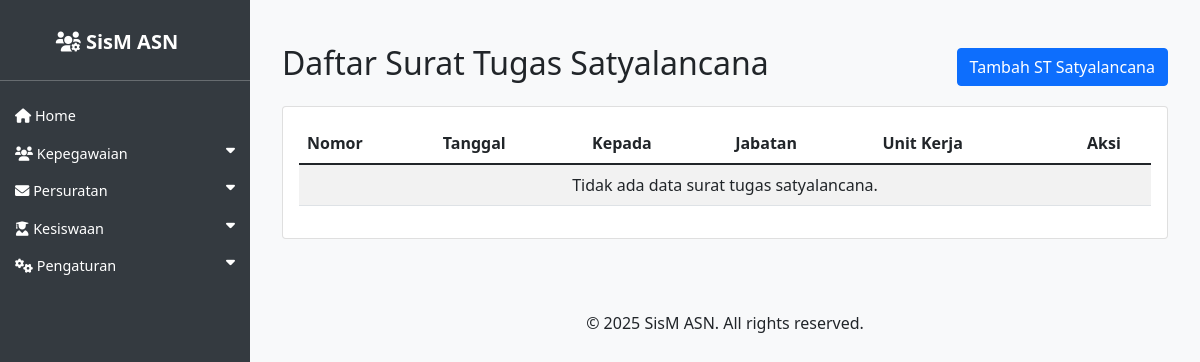
Before: /asn/st_satyalancana/ with the older database file.
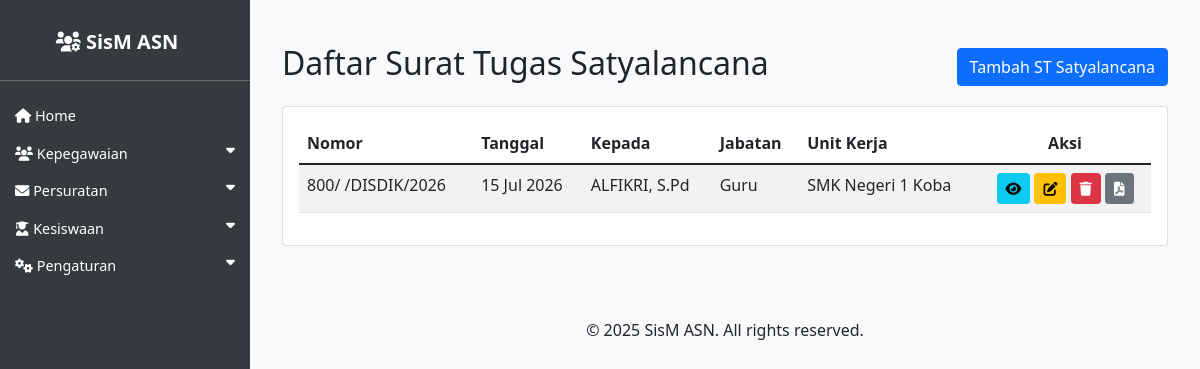
After: the same page with the newer database file.
### asn_app/models.py (models this page shows, shortened)
class StSatyalancana(models.Model):
    dasar_surat = models.TextField(verbose_name='Dasar Surat')
    kepada_pegawai = models.ForeignKey(ASN, on_delete=models.SET_NULL, null=True, blank=True, verbose_name='Kepada Pegawai')
    kepada_nama = models.CharField(max_length=255, blank=True, verbose_name='Nama')
    kepada_nip = models.CharField(max_length=255, blank=True, verbose_name='NIP')
    kepada_pangkat_gol = models.CharField(max_length=255, blank=True, verbose_name='Pangkat / Golongan')
    kepada_jabatan = models.CharField(max_length=255, blank=True, verbose_name='Jabatan')
    kepada_unit_kerja = models.CharField(max_length=255, blank=True, verbose_name='Unit Kerja')
    untuk_tugas = models.TextField(verbose_name='Untuk Ditujukan')
    nomor = models.CharField(max_length=255)
    tanggal = models.DateField()
    penanda_tangan = models.ForeignKey(ASN, on_delete=models.CASCADE, related_name='penanda_tangan_st_satyalancana')
    kop_surat = models.ForeignKey(KopSurat, on_delete=models.CASCADE, null=True, blank=True)
    created_at = models.DateTimeField(auto_now_add=True)
    updated_at = models.DateTimeField(auto_now=True)

### asn_app/views.py (the view)
# urls.py: path('st_satyalancana/', views.st_satyalancana_list, name='st_satyalancana_list'),
def st_satyalancana_list(request):
    st_list = StSatyalancana.objects.all().order_by('-tanggal')
    return render(request, 'asn_app/st_satyalancana_list.html', {'st_list': st_list})

### asn_app/templates/asn_app/st_satyalancana_list.html (shortened to what this page needs)
{% extends 'asn_app/base.html' %}
{% load indonesian_date_tags %}
{% block content %}
<div class="container mt-4">
    <div class="d-flex justify-content-between align-items-center mb-3">
        <h2>Daftar Surat Tugas Satyalancana</h2>
        <a href="{% url 'st_satyalancana_create' %}" class="btn btn-primary">Tambah ST Satyalancana</a>
    </div>
    <div class="card">
        <div class="card-body">
            <table class="table table-striped table-hover">
                <thead>
                    <tr>
                        <th>Nomor</th>
                        <th>Tanggal</th>
                        <th>Kepada</th>
                        <th>Jabatan</th>
                        <th>Unit Kerja</th>
                        <th class="text-center">Aksi</th>
                    </tr>
                </thead>
                <tbody>
                    {% for st in st_list %}
                    <tr>
                        <td>{{ st.nomor }}</td>
                        <td>{{ st.tanggal|indonesian_date:"%d %b %Y" }}</td>
                        <td>{{ st.kepada_nama }}</td>
                        <td>{{ st.kepada_jabatan }}</td>
                        <td>{{ st.kepada_unit_kerja }}</td>
                        <td class="text-center">
                            <a href="{% url 'st_satyalancana_detail' st.pk %}" class="btn btn-sm btn-info"><i class="fas fa-eye"></i> </a>
                            <a href="{% url 'st_satyalancana_update' st.pk %}" class="btn btn-sm btn-warning"><i class="fas fa-edit"></i> </a>
                            <a href="{% url 'st_satyalancana_delete' st.pk %}" class="btn btn-sm btn-danger"><i class="fas fa-trash"></i> </a>
                            <a href="{% url 'st_satyalancana_export_pdf' st.pk %}" class="btn btn-sm btn-secondary"><i class="fas fa-file-pdf"></i> </a>
                        </td>
                    </tr>
                    {% empty %}
                    <tr>
                        <td colspan="6" class="text-center">Tidak ada data surat tugas satyalancana.</td>
                    </tr>
                    {% endfor %}
                </tbody>
            </table>
        </div>
    </div>
</div>
{% endblock %}

Changed rows visible on the page:
added StSatyalancana: nomor "800/ /DISDIK/2026", tanggal|indonesian_date "15 Jul 2026", kepada_nama "ALFIKRI, S.Pd", kepada_jabatan "Guru", kepada_unit_kerja "SMK Negeri 1 Koba"
Other visible differences:
text no longer shown: "Tidak ada data surat tugas satyalancana."
